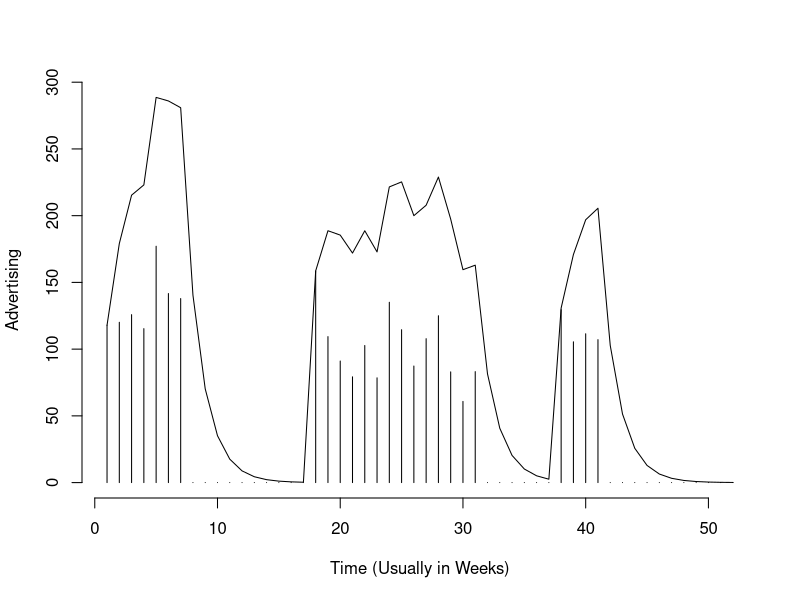

The R script that drew this image:
# Define Adstock Rate
adstock_rate = 0.50

# Create Data
advertising = c(117.913, 120.112, 125.828, 115.354, 177.090, 141.647, 137.892,   0.000,   0.000,   0.000,   0.000, 
                0.000,   0.000,   0.000,   0.000,   0.000,   0.000, 158.511, 109.385,  91.084,  79.253, 102.706, 
                78.494, 135.114, 114.549,  87.337, 107.829, 125.020,  82.956,  60.813,  83.149,   0.000,   0.000, 
                0.000,   0.000,   0.000,   0.000, 129.515, 105.486, 111.494, 107.099,   0.000,   0.000,   0.000, 
                0.000,   0.000,   0.000,   0.000,   0.000,   0.000,   0.000,   0.000)

# Calculate Advertising Adstock
# Credit: http://stackoverflow.com/questions/14372880/simple-examples-of-filter-function-recursive-option-specifically
adstocked_advertising = filter(x=advertising, filter=adstock_rate, method="recursive")

# Alternative Method Using Loops Proposed by Linh Tran
adstocked_advertising = numeric(length(advertising))
adstocked_advertising[1] = advertising[1]
for(i in 2:length(advertising)){
  adstocked_advertising[i] = advertising[i] + adstock_rate * adstocked_advertising[i-1]
}

# Graph Data
plot(seq(1,length(advertising)), advertising, type="h", 
     xlab="Time (Usually in Weeks)", ylab="Advertising", 
     ylim=c(0, max(c(advertising, adstocked_advertising))), 
     frame.plot=FALSE)
lines(adstocked_advertising)